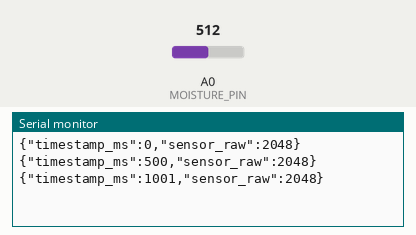
Recording of a sketch running on a simulated Arduino Zero (SAMD21). Parts: the last lines printed to the serial monitor. The test bench sets the inputs (shaded band); at power-on: A0 (MOISTURE_PIN) = 512 (analog values on the 0–1023 scale).

Above: at 1.3 s.
1.4 s: A0 (MOISTURE_PIN) set to 716
At 1.9 s:
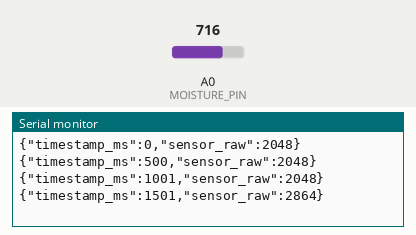
2.9 s: A0 (MOISTURE_PIN) set to 900
At 3.4 s:
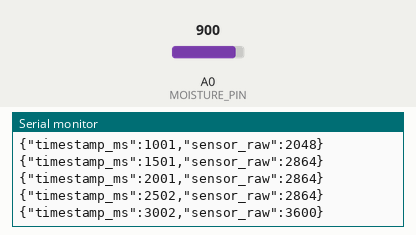
Timing chart, 0 to 5.9 s (numbered marks = the images above; inputs shaded):
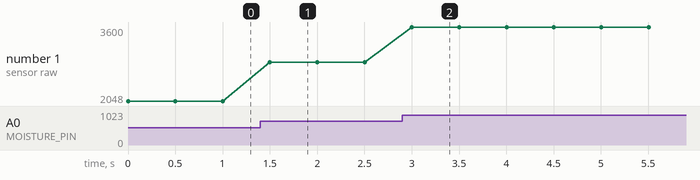

The sketch:

moisture_sensor.ino
```cpp
const int MOISTURE_PIN = A0;

void setup() {
  Serial.begin(115200);
  analogReadResolution(12);
}

void loop() {
  int moisture = analogRead(MOISTURE_PIN);

  Serial.print("{\"timestamp_ms\":");
  Serial.print(millis());

  Serial.print(",\"sensor_raw\":");
  Serial.print(moisture);

  Serial.println("}");

  delay(500);
}
```

Measured:
- after the input at 1.4 s, the serial monitor: prints a new line after 0.10 s (image 1)
- after the input at 2.9 s, the serial monitor: prints a new line after 0.10 s (image 2)
- plotted number 1: 2048 → 2864 after the input at 1.4 s, 2864 → 3600 after the input at 2.9 s
